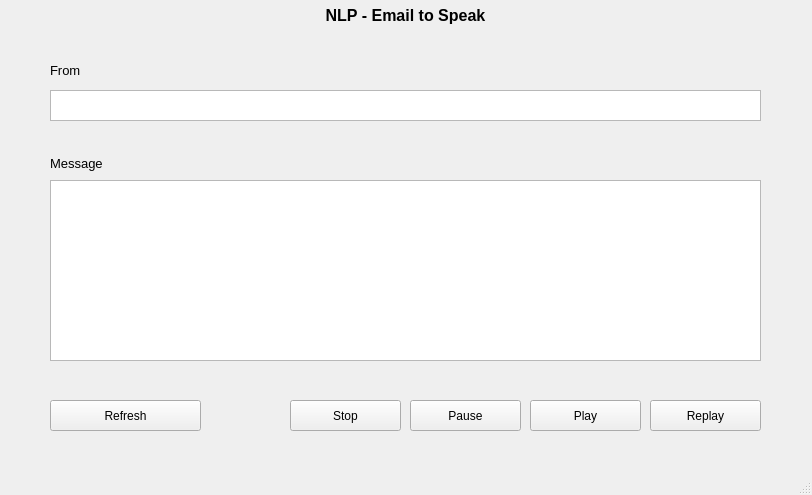
<?xml version="1.0" encoding="UTF-8"?>
<ui version="4.0">
 <class>MainWindow</class>
 <widget class="QMainWindow" name="MainWindow">
  <property name="geometry">
   <rect>
    <x>0</x>
    <y>0</y>
    <width>812</width>
    <height>495</height>
   </rect>
  </property>
  <property name="windowTitle">
   <string>Email2Speak</string>
  </property>
  <widget class="QWidget" name="centralwidget">
   <widget class="QPlainTextEdit" name="plainMessage">
    <property name="geometry">
     <rect>
      <x>50</x>
      <y>180</y>
      <width>711</width>
      <height>181</height>
     </rect>
    </property>
   </widget>
   <widget class="QLabel" name="label_2">
    <property name="geometry">
     <rect>
      <x>50</x>
      <y>153</y>
      <width>91</width>
      <height>20</height>
     </rect>
    </property>
    <property name="font">
     <font>
      <pointsize>10</pointsize>
     </font>
    </property>
    <property name="text">
     <string>Message</string>
    </property>
   </widget>
   <widget class="QPushButton" name="stopBtn">
    <property name="geometry">
     <rect>
      <x>290</x>
      <y>400</y>
      <width>111</width>
      <height>31</height>
     </rect>
    </property>
    <property name="text">
     <string>Stop</string>
    </property>
   </widget>
   <widget class="QPushButton" name="refreshBtn">
    <property name="geometry">
     <rect>
      <x>50</x>
      <y>400</y>
      <width>151</width>
      <height>31</height>
     </rect>
    </property>
    <property name="text">
     <string>Refresh</string>
    </property>
   </widget>
   <widget class="QPlainTextEdit" name="plainFrom">
    <property name="geometry">
     <rect>
      <x>50</x>
      <y>90</y>
      <width>711</width>
      <height>31</height>
     </rect>
    </property>
   </widget>
   <widget class="QLabel" name="label">
    <property name="geometry">
     <rect>
      <x>0</x>
      <y>0</y>
      <width>811</width>
      <height>31</height>
     </rect>
    </property>
    <property name="font">
     <font>
      <pointsize>12</pointsize>
      <weight>75</weight>
      <bold>true</bold>
     </font>
    </property>
    <property name="text">
     <string>NLP - Email to Speak</string>
    </property>
    <property name="scaledContents">
     <bool>false</bool>
    </property>
    <property name="alignment">
     <set>Qt::AlignCenter</set>
    </property>
   </widget>
   <widget class="QLabel" name="label_3">
    <property name="geometry">
     <rect>
      <x>50</x>
      <y>60</y>
      <width>91</width>
      <height>20</height>
     </rect>
    </property>
    <property name="font">
     <font>
      <pointsize>10</pointsize>
     </font>
    </property>
    <property name="text">
     <string>From</string>
    </property>
   </widget>
   <widget class="QPushButton" name="replayBtn">
    <property name="geometry">
     <rect>
      <x>650</x>
      <y>400</y>
      <width>111</width>
      <height>31</height>
     </rect>
    </property>
    <property name="text">
     <string>Replay</string>
    </property>
   </widget>
   <widget class="QPushButton" name="playBtn">
    <property name="geometry">
     <rect>
      <x>530</x>
      <y>400</y>
      <width>111</width>
      <height>31</height>
     </rect>
    </property>
    <property name="text">
     <string>Play</string>
    </property>
   </widget>
   <widget class="QPushButton" name="pauseBtn">
    <property name="geometry">
     <rect>
      <x>410</x>
      <y>400</y>
      <width>111</width>
      <height>31</height>
     </rect>
    </property>
    <property name="text">
     <string>Pause</string>
    </property>
   </widget>
  </widget>
  <widget class="QMenuBar" name="menubar">
   <property name="geometry">
    <rect>
     <x>0</x>
     <y>0</y>
     <width>812</width>
     <height>21</height>
    </rect>
   </property>
  </widget>
  <widget class="QStatusBar" name="statusbar"/>
 </widget>
 <resources/>
 <connections/>
</ui>
